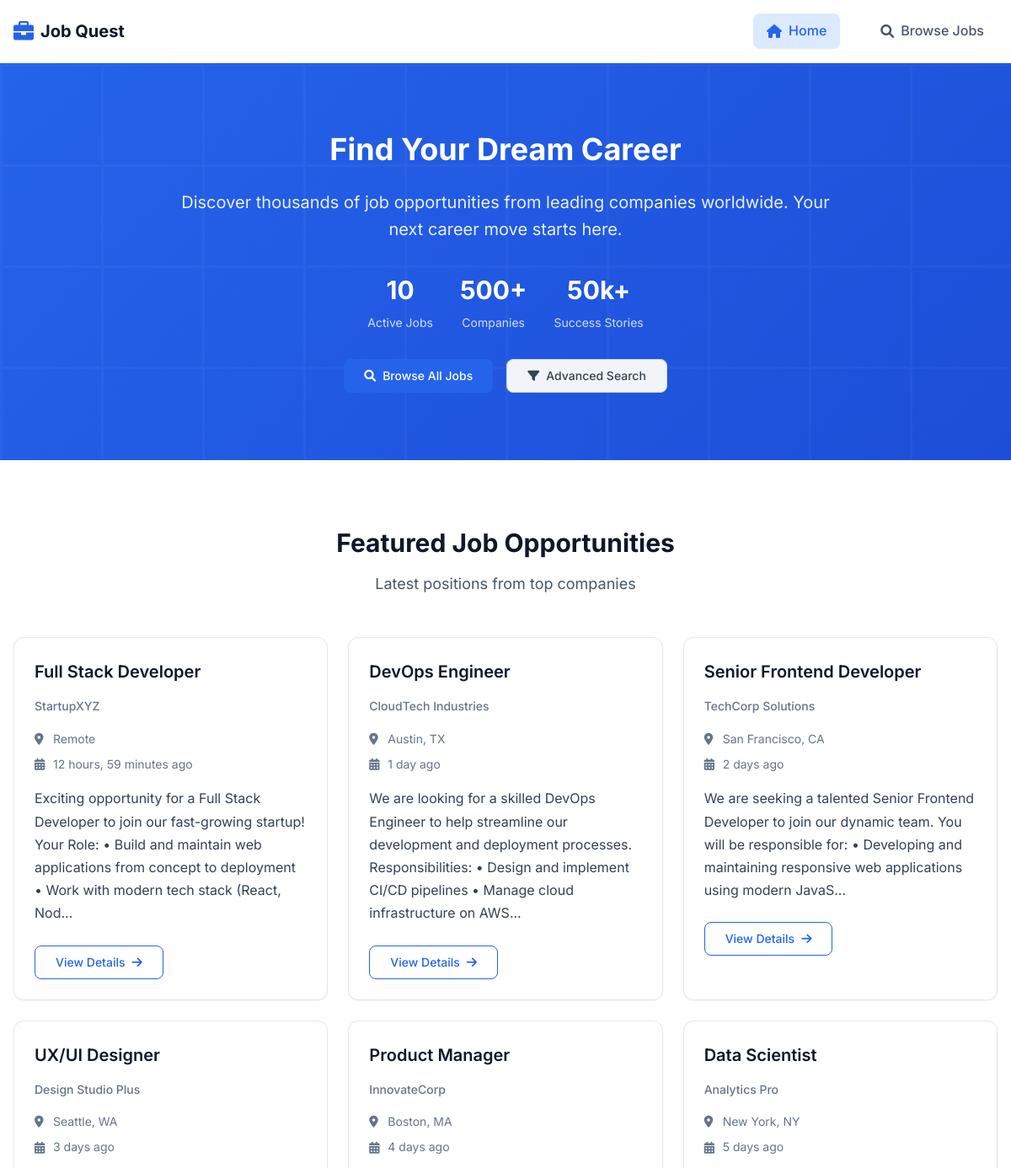
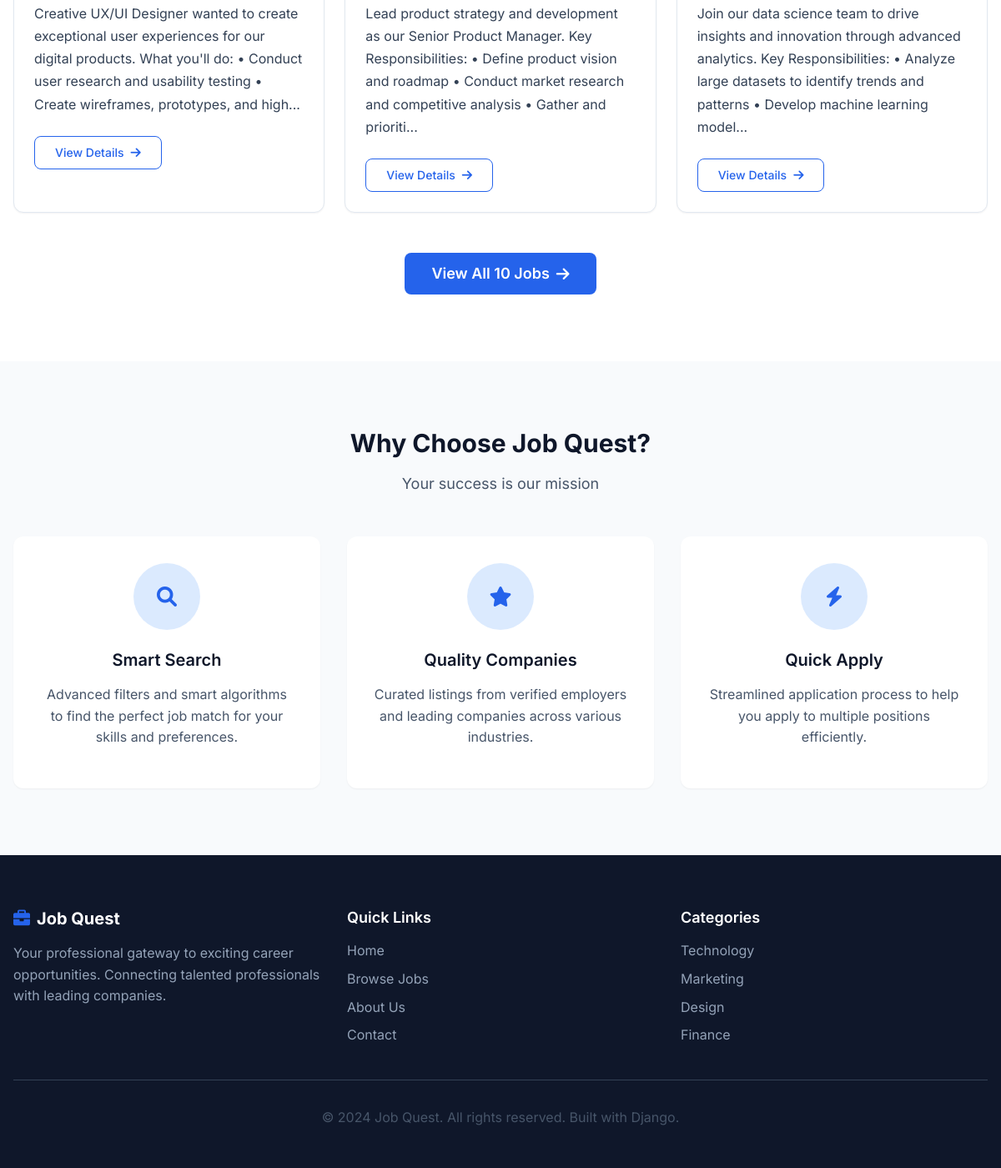
The page / on the database its author committed (2 pictures, top to bottom).
### jobs/models.py (models this page shows, shortened)
class Job(models.Model):
    title = models.CharField(max_length=200, help_text="Job title")
    company_name = models.CharField(max_length=150, help_text="Name of the hiring company")
    description = models.TextField(help_text="Detailed job description")
    location = models.CharField(max_length=150, help_text="Job location (city, state, remote, etc.)")
    posting_date = models.DateTimeField(default=timezone.now, help_text="Date when job was posted")
    created_at = models.DateTimeField(auto_now_add=True)
    updated_at = models.DateTimeField(auto_now=True)
    is_active = models.BooleanField(default=True, help_text="Whether the job posting is active")
    class Meta:
        ordering = ['-posting_date']
        verbose_name = "Job"
        verbose_name_plural = "Jobs"
    def get_short_description(self):
        if len(self.description) > 200:
            return self.description[:200] + "..."
        return self.description

### jobs/views.py (the view)
# urls.py: 2. Add a URL to urlpatterns:  path('', views.home, name='home')
def home(request):
    featured_jobs = Job.objects.filter(is_active=True)[:6]  # Show 6 recent jobs
    total_jobs = Job.objects.filter(is_active=True).count()
    context = {
        'featured_jobs': featured_jobs,
        'total_jobs': total_jobs,
    }
    return render(request, 'jobs/home.html', context)

### jobs/templates/jobs/home.html (shortened to what this page needs)
{% extends 'jobs/base.html' %}
{% block content %}
<section class="hero">
    <div class="hero-container">
        <div class="hero-content">
            <h1 class="hero-title">Find Your Dream Career</h1>
            <p class="hero-subtitle">
                Discover thousands of job opportunities from leading companies worldwide.
                Your next career move starts here.
            </p>
            <div class="hero-stats">
                <div class="stat-item">
                    <span class="stat-number">{{ total_jobs }}</span>
                    <span class="stat-label">Active Jobs</span>
                </div>
                <div class="stat-item">
                    <span class="stat-number">500+</span>
                    <span class="stat-label">Companies</span>
                </div>
                <div class="stat-item">
                    <span class="stat-number">50k+</span>
                    <span class="stat-label">Success Stories</span>
                </div>
            </div>
            <div class="hero-actions">
                <a href="{% url 'job_list' %}" class="btn btn-primary">
                    <i class="fas fa-search"></i>
                    Browse All Jobs
                </a>
                <a href="{% url 'job_list' %}" class="btn btn-secondary">
                    <i class="fas fa-filter"></i>
                    Advanced Search
                </a>
            </div>
        </div>
    </div>
</section>
<section class="featured-jobs">
    <div class="container">
        <div class="section-header">
            <h2 class="section-title">Featured Job Opportunities</h2>
            <p class="section-subtitle">Latest positions from top companies</p>
        </div>
        {% if featured_jobs %}
            <div class="jobs-grid">
                {% for job in featured_jobs %}
                    <div class="job-card">
                        <div class="job-card-header">
                            <h3 class="job-title">
                                <a href="{% url 'job_detail' job.id %}">{{ job.title }}</a>
                            </h3>
                            <span class="job-company">{{ job.company_name }}</span>
                        </div>
                        <div class="job-card-body">
                            <div class="job-location">
                                <i class="fas fa-map-marker-alt"></i>
                                {{ job.location }}
                            </div>
                            <div class="job-date">
                                <i class="fas fa-calendar-alt"></i>
                                {{ job.posting_date|timesince }} ago
                            </div>
                            <p class="job-description">{{ job.get_short_description }}</p>
                        </div>
                        <div class="job-card-footer">
                            <a href="{% url 'job_detail' job.id %}" class="btn btn-outline">
                                View Details
                                <i class="fas fa-arrow-right"></i>
                            </a>
                        </div>
                    </div>
                {% endfor %}
            </div>
        {% else %}
            <div class="empty-state">
                <i class="fas fa-briefcase"></i>
                <h3>No jobs available yet</h3>
                <p>Check back soon for exciting opportunities!</p>
            </div>
        {% endif %}
        {% if featured_jobs %}
            <div class="section-footer">
                <a href="{% url 'job_list' %}" class="btn btn-primary-large">
                    View All {{ total_jobs }} Jobs
                    <i class="fas fa-arrow-right"></i>
                </a>
            </div>
        {% endif %}
    </div>
</section>
<section class="features">
    <div class="container">
        <div class="section-header">
            <h2 class="section-title">Why Choose Job Quest?</h2>
            <p class="section-subtitle">Your success is our mission</p>
        </div>
        <div class="features-grid">
            <div class="feature-card">
                <div class="feature-icon">
                    <i class="fas fa-search"></i>
                </div>
                <h3 class="feature-title">Smart Search</h3>
                <p class="feature-description">
                    Advanced filters and smart algorithms to find the perfect job match for your skills and preferences.
                </p>
            </div>
            <div class="feature-card">
                <div class="feature-icon">
                    <i class="fas fa-star"></i>
                </div>
                <h3 class="feature-title">Quality Companies</h3>
                <p class="feature-description">
                    Curated listings from verified employers and leading companies across various industries.
                </p>
            </div>
            <div class="feature-card">
                <div class="feature-icon">
                    <i class="fas fa-bolt"></i>
                </div>
                <h3 class="feature-title">Quick Apply</h3>
                <p class="feature-description">
                    Streamlined application process to help you apply to multiple positions efficiently.
                </p>
            </div>
        </div>
    </div>
</section>
{% endblock %}

### jobs/templates/jobs/base.html (shortened to what this page needs)
<!DOCTYPE html>
<html lang="en">
<head>
    {% load static %}
    <link rel="stylesheet" href="{% static 'css/style.css' %}">
    <link rel="stylesheet" href="https://cdnjs.cloudflare.com/ajax/libs/font-awesome/6.0.0/css/all.min.css">
</head>
<body>
    <header class="header">
        <nav class="navbar">
            <div class="nav-container">
                <div class="nav-brand">
                    <a href="{% url 'home' %}" class="brand-link">
                        <i class="fas fa-briefcase"></i>
                        <span class="brand-text">Job Quest</span>
                    </a>
                </div>
                <div class="nav-menu">
                    <a href="{% url 'home' %}" class="nav-link {% if request.resolver_match.url_name == 'home' %}active{% endif %}">
                        <i class="fas fa-home"></i>
                        Home
                    </a>
                    <a href="{% url 'job_list' %}" class="nav-link {% if request.resolver_match.url_name == 'job_list' %}active{% endif %}">
                        <i class="fas fa-search"></i>
                        Browse Jobs
                    </a>
                </div>
            </div>
        </nav>
    </header>
    <main class="main-content">
        {% block content %}
        {% endblock %}
    </main>
    <footer class="footer">
        <div class="footer-container">
            <div class="footer-content">
                <div class="footer-section">
                    <h3 class="footer-title">
                        <i class="fas fa-briefcase"></i>
                        Job Quest
                    </h3>
                    <p class="footer-description">
                        Your professional gateway to exciting career opportunities.
                        Connecting talented professionals with leading companies.
                    </p>
                </div>
                <div class="footer-section">
                    <h4 class="footer-subtitle">Quick Links</h4>
                    <ul class="footer-links">
                        <li><a href="{% url 'home' %}">Home</a></li>
                        <li><a href="{% url 'job_list' %}">Browse Jobs</a></li>
                        <li><a href="#">About Us</a></li>
                        <li><a href="#">Contact</a></li>
                    </ul>
                </div>
                <div class="footer-section">
                    <h4 class="footer-subtitle">Categories</h4>
                    <ul class="footer-links">
                        <li><a href="#">Technology</a></li>
                        <li><a href="#">Marketing</a></li>
                        <li><a href="#">Design</a></li>
                        <li><a href="#">Finance</a></li>
                    </ul>
                </div>
            </div>
            <div class="footer-bottom">
                <p>&copy; 2024 Job Quest. All rights reserved. Built with Django.</p>
            </div>
        </div>
    </footer>
</body>
</html>

### rows shown on the page
Job: title "Full Stack Developer", company_name "StartupXYZ", location "Remote", posting_date "12 hours, 59 minutes", get_short_description "Exciting opportunity for a Full Stack Developer to join our fast-growing startup! Your Role: • Build and maintain web applications from concept to deployment • Work with modern tech stack (React, Nod..."
Job: title "DevOps Engineer", company_name "CloudTech Industries", location "Austin, TX", posting_date "1 day", get_short_description "We are looking for a skilled DevOps Engineer to help streamline our development and deployment processes. Responsibilities: • Design and implement CI/CD pipelines • Manage cloud infrastructure on AWS..."
Job: title "Senior Frontend Developer", company_name "TechCorp Solutions", location "San Francisco, CA", posting_date "2 days", get_short_description "We are seeking a talented Senior Frontend Developer to join our dynamic team. You will be responsible for: • Developing and maintaining responsive web applications using modern JavaS..."
Job: title "UX/UI Designer", company_name "Design Studio Plus", location "Seattle, WA", posting_date "3 days", get_short_description "Creative UX/UI Designer wanted to create exceptional user experiences for our digital products. What you'll do: • Conduct user research and usability testing • Create wireframes, prototypes, and high..."
Job: title "Product Manager", company_name "InnovateCorp", location "Boston, MA", posting_date "4 days", get_short_description "Lead product strategy and development as our Senior Product Manager. Key Responsibilities: • Define product vision and roadmap • Conduct market research and competitive analysis • Gather and prioriti..."
Job: title "Data Scientist", company_name "Analytics Pro", location "New York, NY", posting_date "5 days", get_short_description "Join our data science team to drive insights and innovation through advanced analytics. Key Responsibilities: • Analyze large datasets to identify trends and patterns • Develop machine learning model..."

### other values the page prints
{{ total_jobs }} "10"
